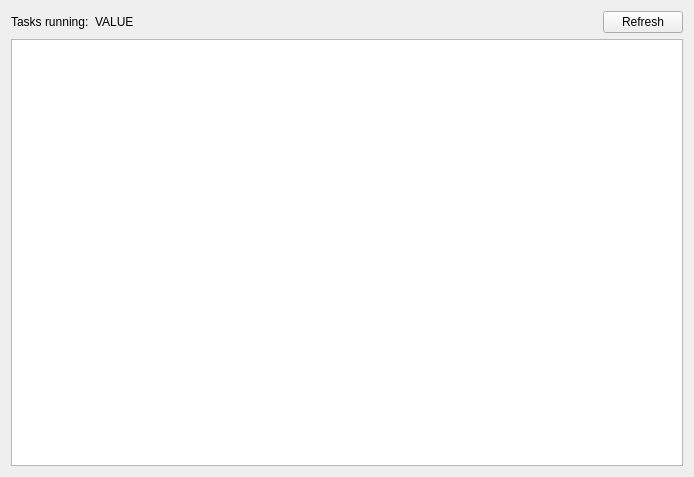
<?xml version="1.0" encoding="UTF-8"?>
<ui version="4.0">
 <class>RunningTasksWidget</class>
 <widget class="QWidget" name="RunningTasksWidget">
  <property name="geometry">
   <rect>
    <x>0</x>
    <y>0</y>
    <width>694</width>
    <height>477</height>
   </rect>
  </property>
  <property name="windowTitle">
   <string>Form</string>
  </property>
  <layout class="QGridLayout" name="gridLayout">
   <item row="0" column="0">
    <widget class="QLabel" name="labelTasksRunning">
     <property name="text">
      <string>Tasks running:</string>
     </property>
    </widget>
   </item>
   <item row="0" column="1">
    <widget class="QLabel" name="labelTasksRunningValue">
     <property name="text">
      <string>VALUE</string>
     </property>
    </widget>
   </item>
   <item row="0" column="2">
    <spacer name="horizontalSpacer">
     <property name="orientation">
      <enum>Qt::Horizontal</enum>
     </property>
     <property name="sizeHint" stdset="0">
      <size>
       <width>457</width>
       <height>20</height>
      </size>
     </property>
    </spacer>
   </item>
   <item row="0" column="3">
    <widget class="QPushButton" name="btnRefresh">
     <property name="text">
      <string>Refresh</string>
     </property>
    </widget>
   </item>
   <item row="1" column="0" colspan="4">
    <widget class="QListWidget" name="listWidget"/>
   </item>
  </layout>
 </widget>
 <resources/>
 <connections/>
</ui>
